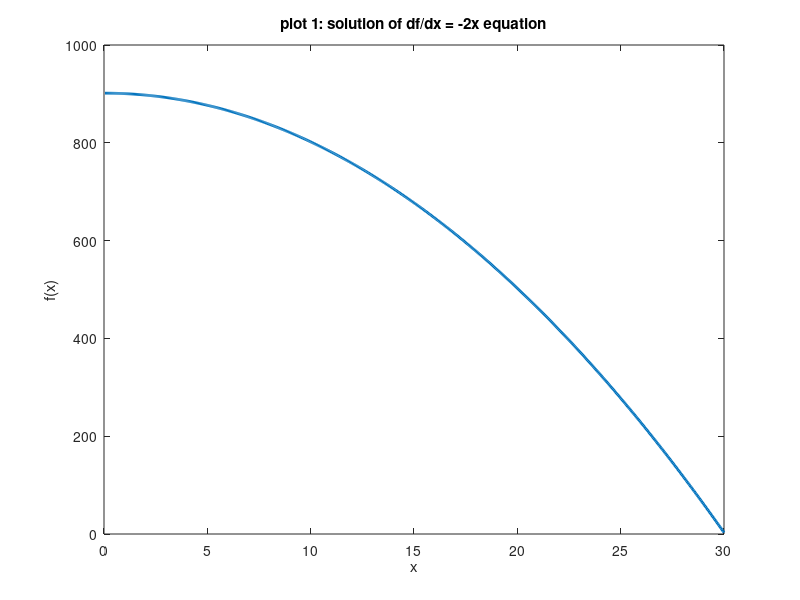
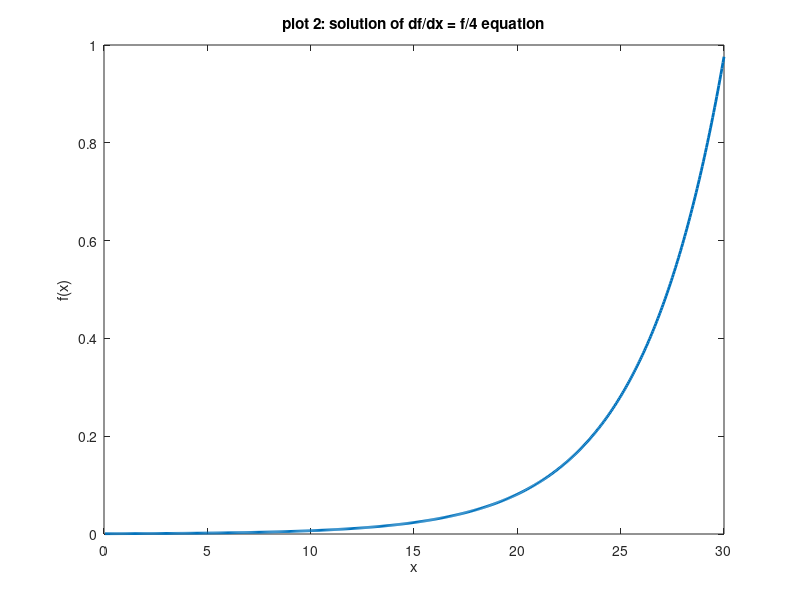
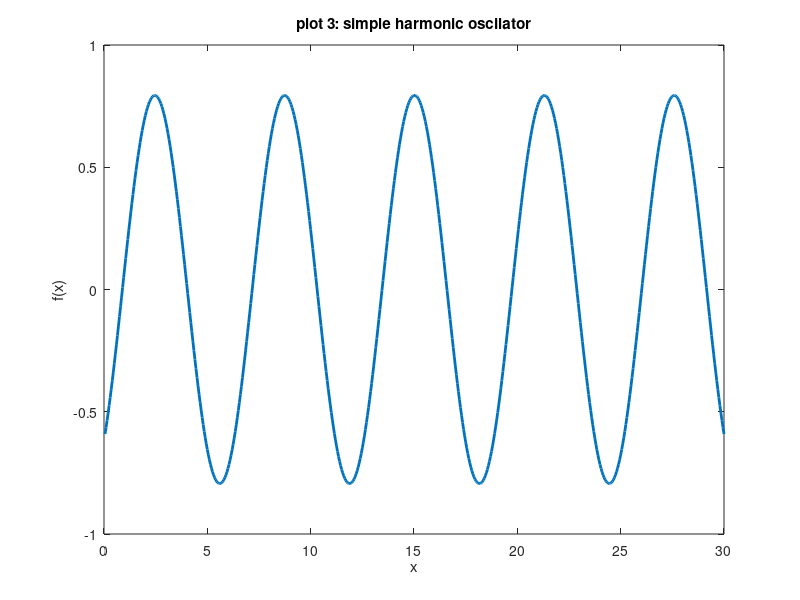
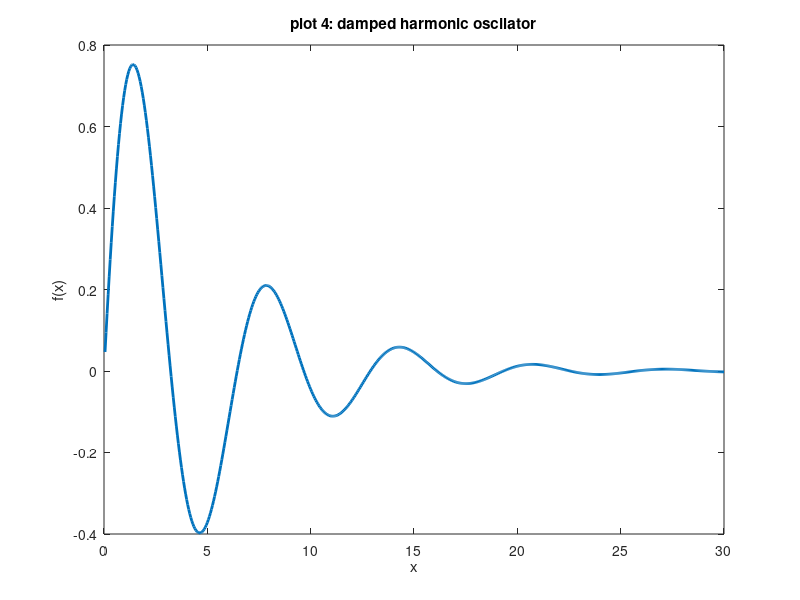

These figures' MATLAB source, in order:
%%%%%%%=======================================================%%%%%%%
%%%%%%%        Solving Ordinary Differential Equations        %%%%%%%
%%%%%%%=======================================================%%%%%%%

clc;
close all;
clear;

% discretization of x axis
dx = 0.05;
x = (0:dx:30)';
n_x = length(x);

% representation of the 1st derivative w.r.t. x axis in a finite space
D1_x = (diag(ones(1,n_x-1),1)-diag(ones(1,n_x),0))/dx;
D1_x(n_x,1) = 1/dx;



% representation of the 2nd derivative w.r.t. x axis in a finite space
D2_x = -(D1_x'*D1_x+D1_x*D1_x')/2;


% modifying 1st & 2nd derivatives such that their determinants are nonzero,
% hence both become invertible
D1_x_tilde = D1_x; 
D1_x_tilde(:,1) = 0; D1_x_tilde(1,:) = 0; 
D1_x_tilde(1,1) = 1;

D2_x_tilde = D2_x;
D2_x_tilde(1,:) = 0; D2_x_tilde(:,1) = 0;
D2_x_tilde(1,1) = 1;
D2_x_tilde(2,2) = 1/dx;
D2_x_tilde(2,3) = -1/dx;


% Examples:


% example 1: solving df(x)/dx = -2x equation 
g_x_tilde = -2*x;
g_x_tilde(1) = 0;
g_x_tilde(2) = 0;

% D1_x_tilde * f = g_x_tilde ==> f = inv(D1_x_tilde) * g_x_tilde;
f_x_tilde = inv(D1_x_tilde) * g_x_tilde;
figure(1);
plot(x(2:end),f_x_tilde(2:end), 'Linewidth', 2);
xlabel('x');
ylabel('f(x)');
title('plot 1: solution of df/dx = -2x equation');



% example 2: solving df(x)/dx = -f(x) equation
% trick: we have to modify it as df/dx - f(x) = a * delta(x) --> (d/dx -
% id) f = a * delta(x) where a is arbitrary and can be fixed using f(x=0)
% value. Here, we use a = 1

delta_x = zeros(size(x));
delta_x(1) = 1/dx;
% (D1_x - eye(n_x)/4)f(x) = -delta(x)
f_x_tilde = inv(D1_x - 1/4*eye(n_x)) * (-delta_x);
figure(2);
% plot(x(2:end),log(abs(f_x_tilde(2:end))), 'Linewidth', 2);
plot(x(2:end),f_x_tilde(2:end), 'Linewidth', 2);
xlabel('x');
ylabel('f(x)');
title('plot 2: solution of df/dx = f/4 equation');



% example 3: solving d^2f/dx^2 + f(x) = delta(x) equation
% trick: we modify it as: d^2f/dx^2 + f(x) = delta(x) ==> (d^2/dx^2 + eye(n_x)) f = delta(x) ==> 
% f = inv(d^2/dx^2 + eye(n_x)) * delta(x)
f_x_tilde = inv(D2_x + eye(n_x)) * delta_x;
figure(3);
plot(x(2:n_x),f_x_tilde(2:n_x), 'Linewidth', 2);
xlabel('x');
ylabel('f(x)');
title('plot 3: simple harmonic oscilator');


% example 4: solving d^2f/dx^2 + gamma * df/dx + f(x) = 0 equation (damped harmonic oscillator)
% trick: we modify it as d^2f/dx^2 + gamma * df(x)/dx + f(x) = delta(x) ==> (d^2/dx^2 + gamma * dx/dx + eye(n_x)) f = delta(x) ==> 
% f = inv(d^2/dx^2 + gamma * dx/dx + eye(n_x)) * delta(x)
gamma = 0.4 ;
f_x_tilde = inv(D2_x + gamma * D1_x + eye(n_x)) * delta_x;
figure(4);
plot(x(2:n_x),f_x_tilde(2:n_x), 'Linewidth', 2);
xlabel('x');
ylabel('f(x)');
title('plot 4: damped harmonic oscilator');



% example 5: solving d^2f/dx^2 + gamma * df/dx + f(x) = g(x)) equation (driven damped harmonic oscillator)
% f = inv(d^2/dx^2 + gamma * dx/dx + eye(n_x)) * g(x)
g_x = sin(1*x);

gamma = 0.5 ;
f_x_tilde = inv(D2_x + gamma * D1_x + eye(n_x)) * g_x;
figure(5);
plot(x(2:n_x),f_x_tilde(2:n_x), 'Linewidth', 2);
xlabel('x');
ylabel('f(x)');
title('plot 5: driven harmonic oscilator');